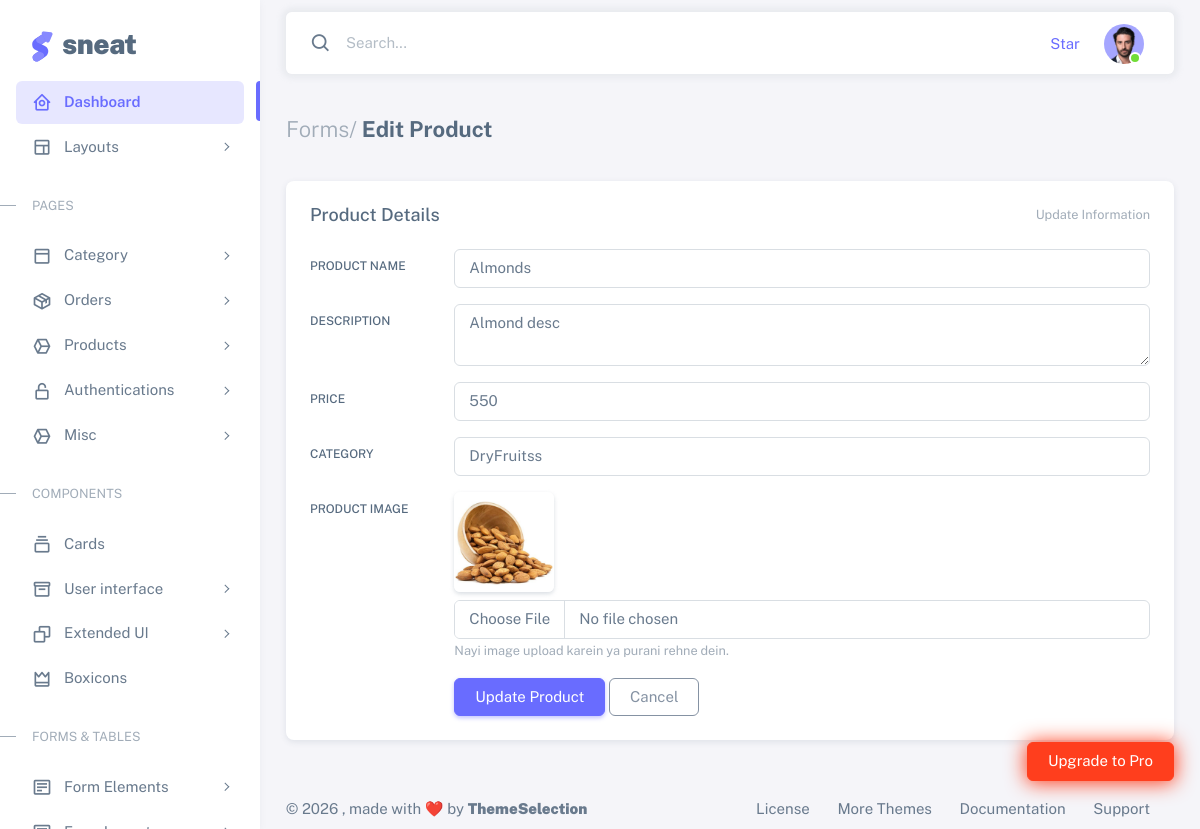
/Admin/Product/product_edit.php?editId=8 (signed in), run on the app's committed database.
### tables this page shows
CREATE TABLE `products` (
  `p_id` int(11) NOT NULL,
  `category_id` int(11) NOT NULL,
  `product_name` varchar(225) NOT NULL,
  `description` varchar(225) NOT NULL,
  `price` decimal(10,0) NOT NULL,
  `image` varchar(500) NOT NULL
);

### Admin/Product/product_edit.php (the view, shortened to what this page needs)
<?php
include('../../inc/admin/main.php');
include('../../Config/connection.php');
$id = $_GET['editId'];
$query = "SELECT * FROM products WHERE p_id = $id";
$res = mysqli_query($conn, $query);
$product = mysqli_fetch_assoc($res);
?>
<div class="container-xxl flex-grow-1 container-p-y">
    <h4 class="fw-bold py-3 mb-4"><span class="text-muted fw-light">Forms/</span> Edit Product</h4>
    <div class="row">
        <div class="col-lg">
            <div class="card mb-4">
                <div class="card-header d-flex align-items-center justify-content-between">
                    <h5 class="mb-0">Product Details</h5>
                    <small class="text-muted float-end">Update Information</small>
                </div>
                <div class="card-body">
                    <form action="product_update.php" method="POST" enctype="multipart/form-data">
                        <div class="row mb-3">
                            <label class="col-sm-2 col-form-label">Product Name</label>
                            <div class="col-sm-10">
                                <input type="text" name="product_name" class="form-control" value="<?php echo $product['product_name']; ?>" />
                            </div>
                        </div>
                        <div class="row mb-3">
                            <label class="col-sm-2 col-form-label">Description</label>
                            <div class="col-sm-10">
                                <textarea name="product_description" class="form-control"><?php echo $product['description']; ?></textarea>
                            </div>
                        </div>
                        <div class="row mb-3">
                            <label class="col-sm-2 col-form-label">Price</label>
                            <div class="col-sm-10">
                                <input type="number" name="price" class="form-control" value="<?php echo $product['price']; ?>" />
                            </div>
                        </div>
                        <div class="row mb-3">
                            <label class="col-sm-2 col-form-label">Category</label>
                            <div class="col-sm-10">
                                <select name="category_id" class="form-control">
                                    <?php
                                    $cat_query = "SELECT * FROM categories";
                                    $cat_res = mysqli_query($conn, $cat_query);
                                    while ($cat = mysqli_fetch_assoc($cat_res)) {
                                        $selected = ($cat['id'] == $product['category_id']) ? "selected" : "";
                                        echo "<option value='{$cat['id']}' $selected>{$cat['category_name']}</option>";
                                    }
                                    ?>
                                </select>
                            </div>
                        </div>
                        <div class="row mb-3">
                            <label class="col-sm-2 col-form-label">Product Image</label>
                            <div class="col-sm-10">
                                <div class="mb-2">
                                    <img src="../../uploads/<?php echo $product['image']; ?>" width="100" class="rounded shadow-sm">
                                </div>
                                <input type="file" name="image" class="form-control" />
                                <small class="text-muted">Nayi image upload karein ya purani rehne dein.</small>
                            </div>
                        </div>
                        <div class="row justify-content-end">
                            <div class="col-sm-10">
                                <button type="submit" class="btn btn-primary">Update Product</button>
                                <a href="product_list.php" class="btn btn-outline-secondary">Cancel</a>
                            </div>
                        </div>
                    </form>
                </div>
            </div>
        </div>
    </div>
</div>
<?php include('../../inc/admin/footer.php'); ?>

### data on the page
products: product_name "Almonds", product_description "Almond desc", price "550", image (picture)

### other printed values
form field category_id "DryFruitss"
